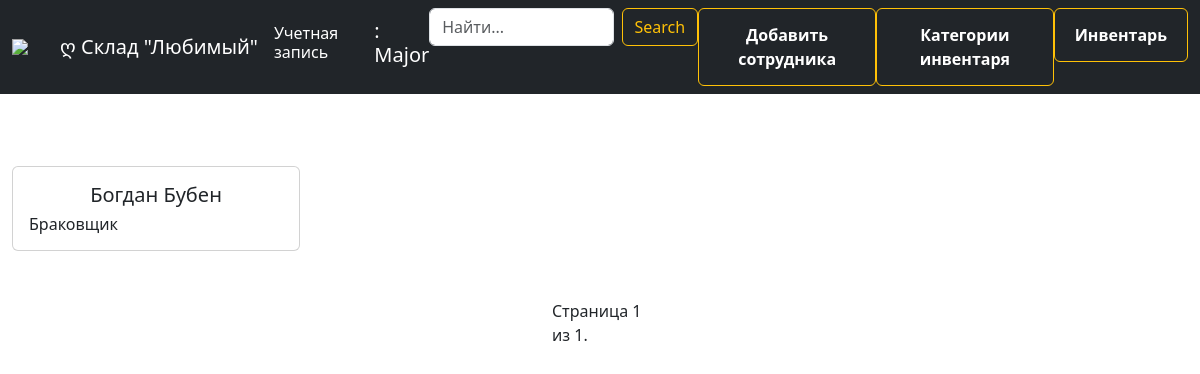
/employee/ (signed in), run on an earlier commit of the app's database.
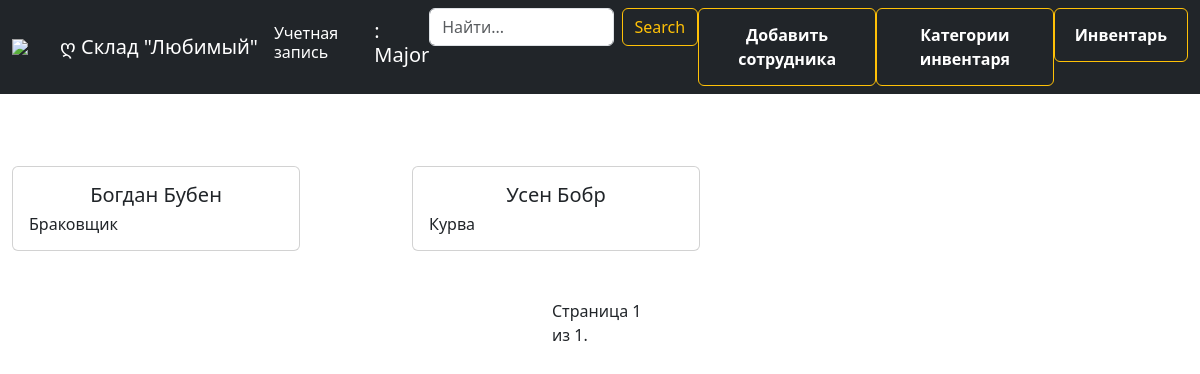
And on a later commit of the database.
### main/models.py (models this page shows, shortened)
class Employee(models.Model):
    name1 = models.CharField('Имя', max_length=100)
    name2 = models.CharField('Фамилия', max_length=100)
    status = models.CharField('Должность', max_length=50)
    user = models.ForeignKey(User, on_delete=models.CASCADE, related_name='employee_account')
    created_by = models.ForeignKey(User, on_delete=models.CASCADE, related_name='created_employees', verbose_name="Зарегистрирован Главой")

### main/views.py (the view)
# urls.py: path('employee/', views.employee, name='employee'),
@login_required
def employee(request):
    employees = Employee.objects.all().filter(user=request.user)
    paginator = Paginator(employees, 6)
    page_number = request.GET.get('page')
    page_obj = paginator.get_page(page_number)
    return render(request, 'employee.html', {'page_obj': page_obj})

### templates/employee.html (shortened to what this page needs)
{% load static %}
<!DOCTYPE html>
<html lang="en">
<head>
    <link rel="stylesheet" href="{% static 'css/rrr.css' %}">
    <link href="https://cdn.jsdelivr.net/npm/bootstrap@5.3.3/dist/css/bootstrap.min.css" rel="stylesheet"
>
</head>
<body>
<nav class="navbar navbar-expand-lg navbar-dark bg-dark">
    <div class="container-fluid">
        <img src="https://www.freeiconspng.com/uploads/warehouse-inventory-icon-10.png" style="width: 5%">
        <a class="navbar-brand" href="{% url 'main' %}">ღ Склад "Любимый"</a>
        <h6 style="color: white;">Учетная запись</h6>
        <h5><a style="color: white;">: {{user.username}}</a></h5>
        <div class="collapse navbar-collapse justify-content-end" id="navbarNav">
            <ul class="navbar-nav">
                <li class="nav-item">
                    <form class="d-flex" action="{% url 'search_results_employee' %}" method="get">
                        <input name="q" class="form-control me-2" type="text" placeholder="Найти...">
                        <button class="btn btn-outline-warning" type="submit">Search</button>
                    </form>
                </li>
                <li class="nav-item">
                    <button type="button" class="btn btn-outline-warning"><a class="nav-link text-white fw-bold"
                                                                             href="{% url 'employee_forms' %}"> Добавить
                        сотрудника</a></button>
                </li>
                <li class="nav-item">
                    <button type="button" class="btn btn-outline-warning"><a class="nav-link text-white fw-bold"
                                                                             href="{% url 'categories' %}">Категории
                        инвентаря</a></button>
                </li>
                <li class="nav-item">
                    <button type="button" class="btn btn-outline-warning"><a class="nav-link text-white fw-bold"
                                                                             href="{% url 'inventar' %}">Инвентарь</a>
                    </button>
                </li>
            </ul>
        </div>
    </div>
</nav>
<br>
<div class="container-fluid mt-5">
    <div class="row">
        {% for employee in page_obj %}
        <div class="col-md-4 mb-4">
            <div class="card-body">
                <div class="card" style="width: 18rem;" bgcolor="#33CCCC">
        <div class="card-body">
            <h5 class="card-title" style="text-align: center;">{{employee.name1}} {{employee.name2}}
            </h5>
            <h6 class="card-text">{{employee.status}} </h6>
        </div>
    </div>
            </div>
        </div>
        {% endfor %}
    </div>
</div>
<br>
<div class="pagination">
    <span class="step-links">
        <span class="current">
            Страница {{ page_obj.number }} из {{ page_obj.paginator.num_pages }}.
        </span>
    </span>
</div>
</body>
</html>

What changed in the data, as far as the page shows it:
added Employee: name1 "Усен", name2 "Бобр", status "Курва"
